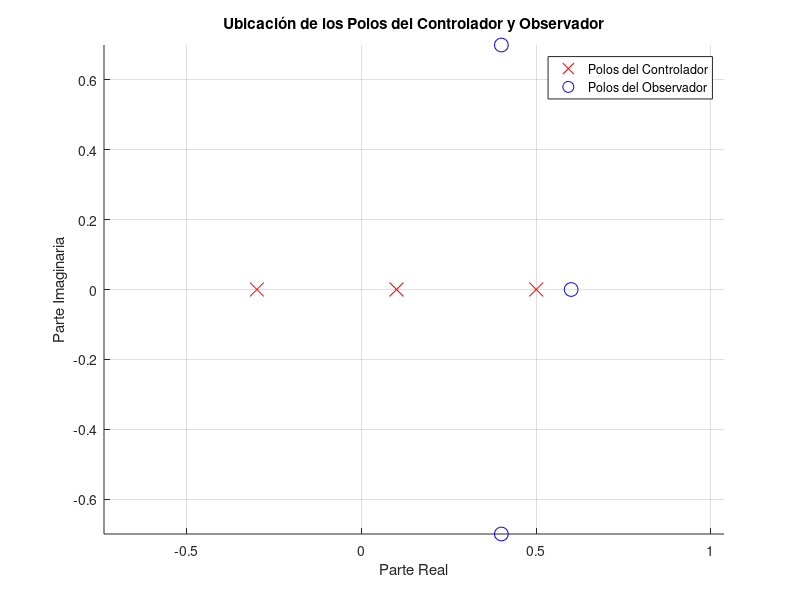

Write MATLAB code to recreate this figure.
% Matriz A del observador
A_observador = [-0.3518, 0.9157, 0.6;
               -1.1439, 1.6518, -0.35;
               -0.5845, 0.5229, 0.1];

% Calcular los valores propios (polos del observador)
polos_observador = eig(A_observador);

% Mostrar los polos
disp('Polos del observador:');
disp(polos_observador);

% Gráfica de los polos del controlador y del observador
controlador_polos = [-0.3, 0.1, 0.5];

figure;
hold on;
grid on;

% Graficar polos del controlador
plot(real(controlador_polos), imag(controlador_polos), 'rx', 'MarkerSize', 10, 'DisplayName', 'Polos del Controlador');

% Graficar polos del observador
plot(real(polos_observador), imag(polos_observador), 'bo', 'MarkerSize', 10, 'DisplayName', 'Polos del Observador');

% Añadir etiquetas y leyenda
xlabel('Parte Real');
ylabel('Parte Imaginaria');
title('Ubicación de los Polos del Controlador y Observador');
legend;
axis equal;

hold off;
